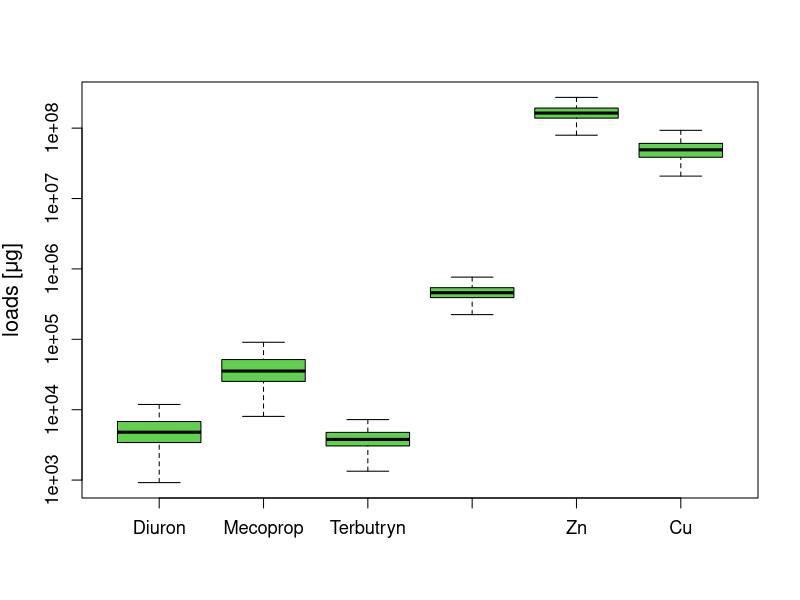
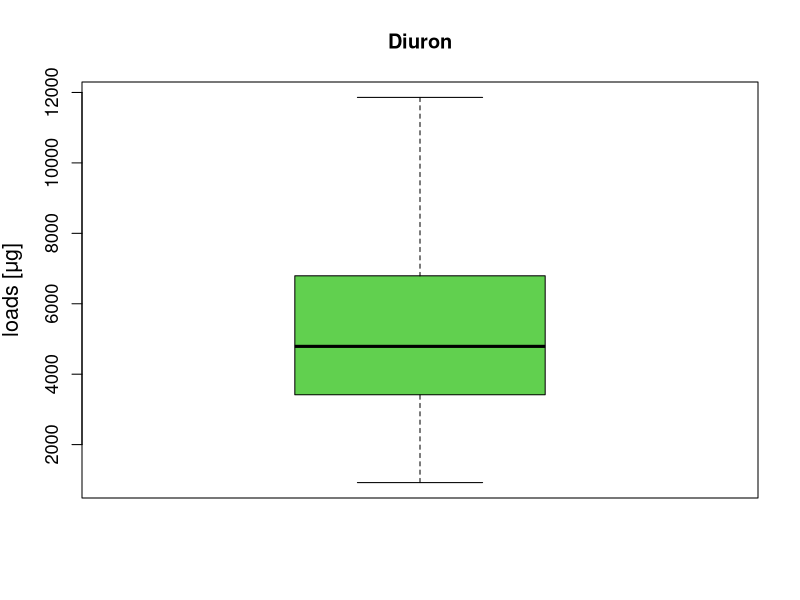
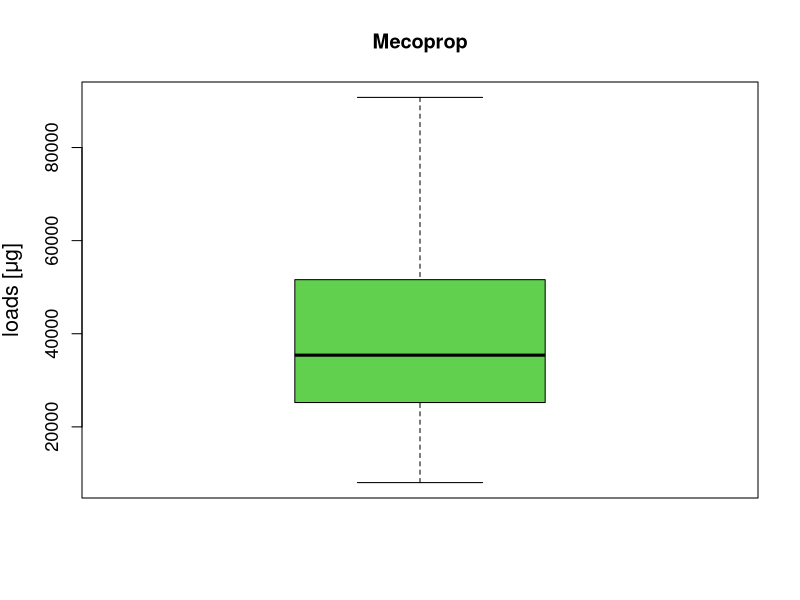
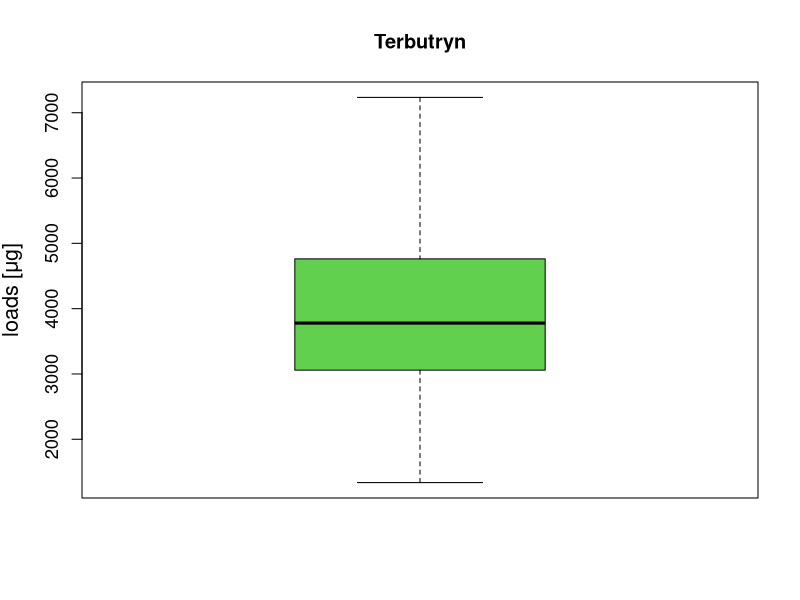
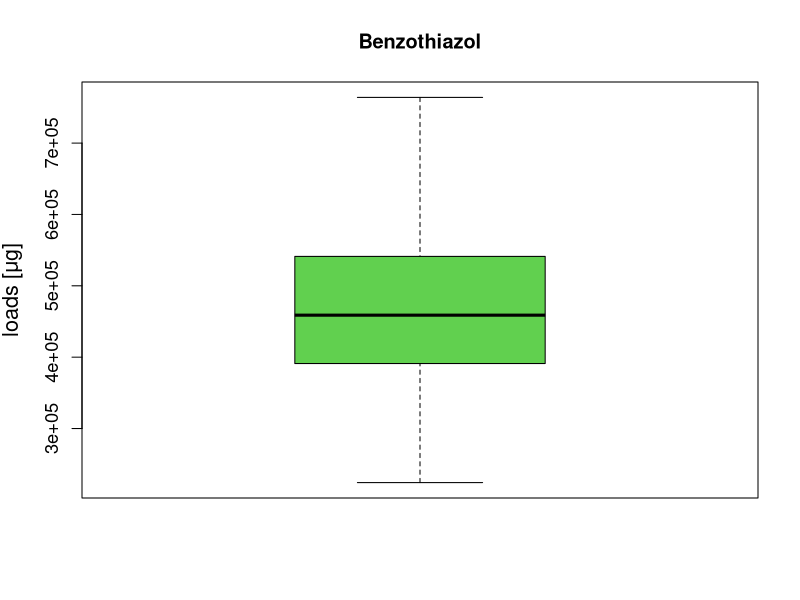
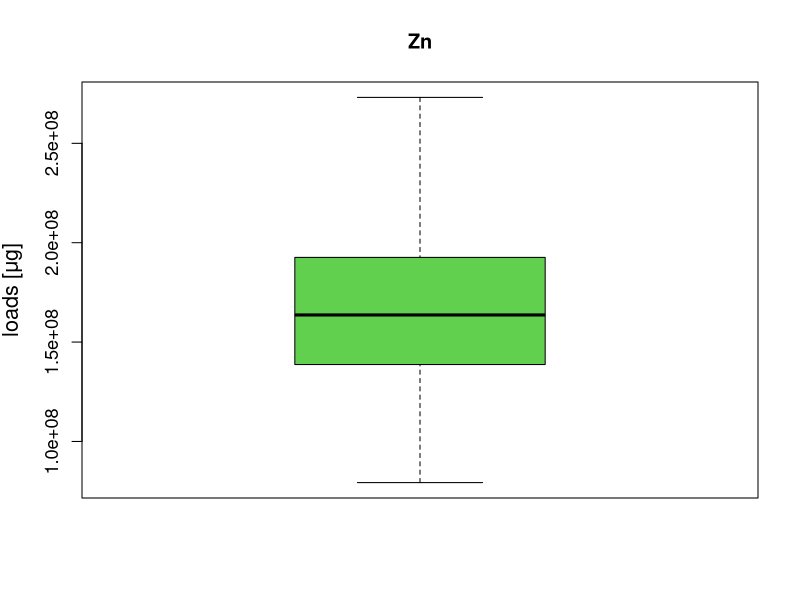
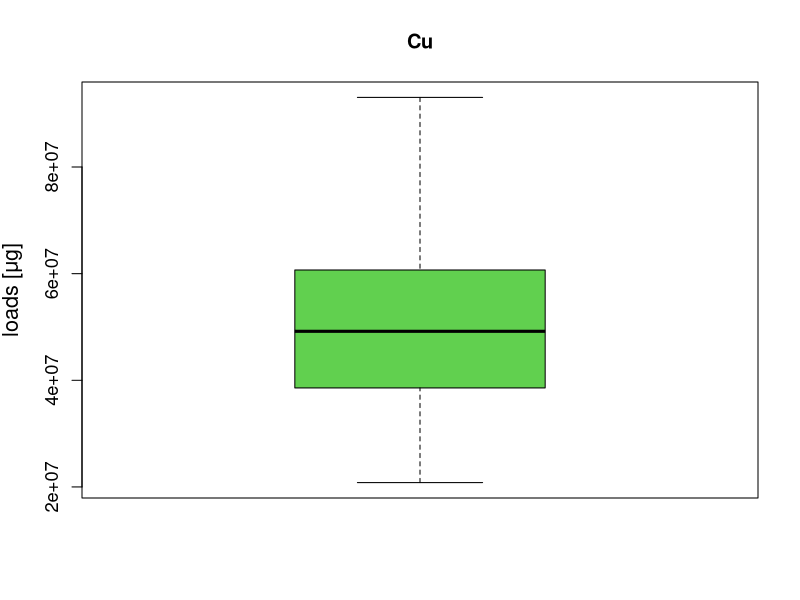

Source code (R) for these figures, in order:
simulated_loads<-read.csv('data/simulated_loads.csv')

substances <- c('Diuron', 'Mecoprop', 'Terbutryn', 'Benzothiazol', 'Zn', 'Cu')

boxplot(simulated_loads, log = 'y',  ylab= 'loads [μg]', outline=FALSE, cex.axis= 1.1, cex.lab= 1.3, col = 3)

for (substance in substances) {
  index_substance<- which(substances==substance)
  boxplot(simulated_loads[,index_substance], 
          main = substance,  
          ylab = 'loads [μg]',
          
          outline = FALSE, 
          cex.axis = 1.1, 
          cex.lab = 1.3, 
          col = 3)
  
}
